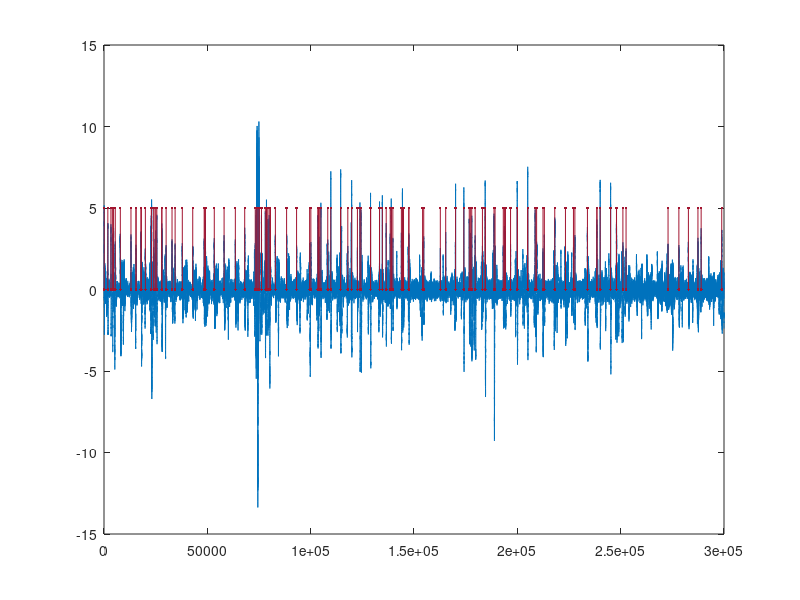

MATLAB code to generate this figure:
% Question.2.2
% count number of eye blinks in the given data

clc;
clear;
load('eye.mat');
eyeData = E; % change the variable name to a better one :)

% we want to analyze the data with a moving window with the length of
% 500 samples
% total length of our data is 300000 samples

windowLength = 500;
blinkNum = 0; % a variable to save number of blinks
blinkTime = []; % a vector to save times of blinkings
for i=1:(length(eyeData)/windowLength)
    [maximum, index] = max(eyeData((i-1)*windowLength+1:i*windowLength));
    if(maximum > 2.5) % condition of blinking is if the maximum data in a window is more than 2.5
        blinkNum = blinkNum + 1;
        blinkTime = [blinkTime, index+(i-1)*500];
    end
end
size(blinkTime)
plot(eyeData);
hold on;
line([blinkTime;blinkTime],[0;5].*ones(size(blinkTime)),'MarkerFaceColor','#A2142F','Color','#A2142F','Marker','.');

